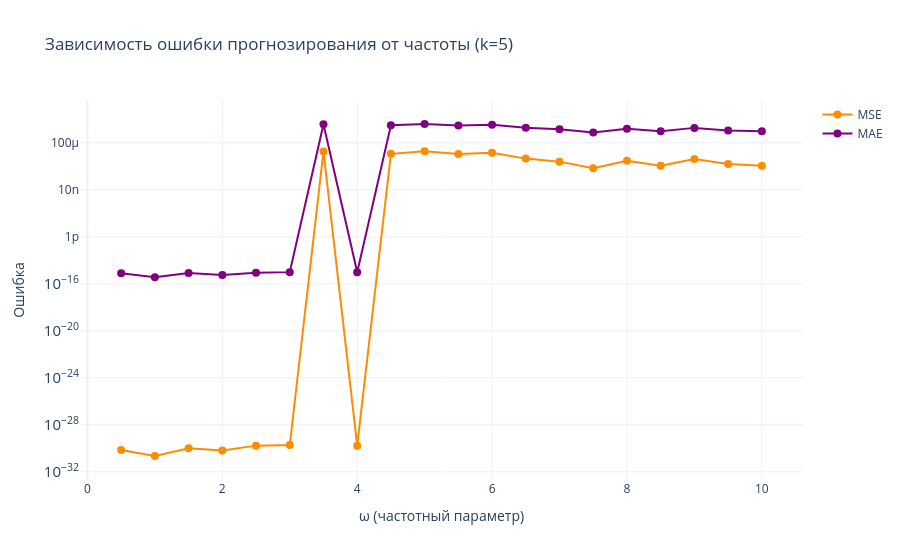

Notebook cell for this chart:
### Markdown cell above
### Влияние частоты сигнала

Исследуем, как частотный параметр $\omega$ в $x(t) = \sin(\omega t)$ влияет на точность прогнозирования при фиксированном $k = 5$.

### Code cell
freq_values = np.arange(0.5, 10.5, 0.5)
k_fixed = 5
mse_by_freq = []
mae_by_freq = []

for f in freq_values:
    x_f = np.sin(f * t)
    W_f, P_f, T_f = build_linear_nn(x_f, k_fixed)
    y_f = predict(W_f, P_f).flatten()
    e_f = x_f[k_fixed:] - y_f
    mse_by_freq.append(np.mean(e_f ** 2))
    mae_by_freq.append(np.mean(np.abs(e_f)))

fig_freq = go.Figure()

fig_freq.add_trace(go.Scatter(
    x=freq_values, y=mse_by_freq,
    mode="lines+markers",
    marker=dict(size=8, color="darkorange"),
    line=dict(width=2, color="darkorange"),
    name="MSE"
))

fig_freq.add_trace(go.Scatter(
    x=freq_values, y=mae_by_freq,
    mode="lines+markers",
    marker=dict(size=8, color="purple"),
    line=dict(width=2, color="purple"),
    name="MAE"
))

fig_freq.update_layout(
    title=f"Зависимость ошибки прогнозирования от частоты (k={k_fixed})",
    xaxis_title="ω (частотный параметр)",
    yaxis_title="Ошибка",
    yaxis_type="log",
    template="plotly_white"
)

fig_freq.write_html("outputs/mse_vs_freq.html")
fig_freq.show()

print("\n   ω   |    MSE       |    MAE")
print("-------|--------------|-------------")
for f, m, a in zip(freq_values, mse_by_freq, mae_by_freq):
    print(f"  {f:4.1f} |  {m:.6e}  |  {a:.6e}")

### Figure 1 — Plotly figure (JSON) as saved in the notebook; plotly's stock layout.template omitted (floating-point values rounded to 4 significant figures)
{"data": [{"line": {"color": "darkorange", "width": 2}, "marker": {"color": "darkorange", "size": 8}, "mode": "lines+markers", "name": "MSE", "type": "scatter", "x": [0.5, 1.0, 1.5, 2.0, 2.5, 3.0, 3.5, 4.0, 4.5, 5.0, 5.5, 6.0, 6.5, 7.0, 7.5, 8.0, 8.5, 9.0, 9.5, 10.0], "y": [7.162e-31, 2.206e-31, 1.001e-30, 6.506e-31, 1.684e-30, 1.864e-30, 1.818e-05, 1.653e-30, 1.14e-05, 1.931e-05, 1.119e-05, 1.431e-05, 4.49e-06, 2.478e-06, 6.794e-07, 2.974e-06, 1.086e-06, 4.197e-06, 1.573e-06, 1.115e-06]}, {"line": {"color": "purple", "width": 2}, "marker": {"color": "purple", "size": 8}, "mode": "lines+markers", "name": "MAE", "type": "scatter", "x": [0.5, 1.0, 1.5, 2.0, 2.5, 3.0, 3.5, 4.0, 4.5, 5.0, 5.5, 6.0, 6.5, 7.0, 7.5, 8.0, 8.5, 9.0, 9.5, 10.0], "y": [7.721e-16, 3.572e-16, 8.25e-16, 5.59e-16, 8.575e-16, 9.795e-16, 0.003822, 9.529e-16, 0.003045, 0.003958, 0.003015, 0.003411, 0.001907, 0.00142, 0.000741, 0.001549, 0.0009374, 0.00185, 0.00113, 0.0009499]}], "layout": {"title": {"text": "Зависимость ошибки прогнозирования от частоты (k=5)"}, "xaxis": {"title": {"text": "ω (частотный параметр)"}}, "yaxis": {"title": {"text": "Ошибка"}, "type": "log"}}}
